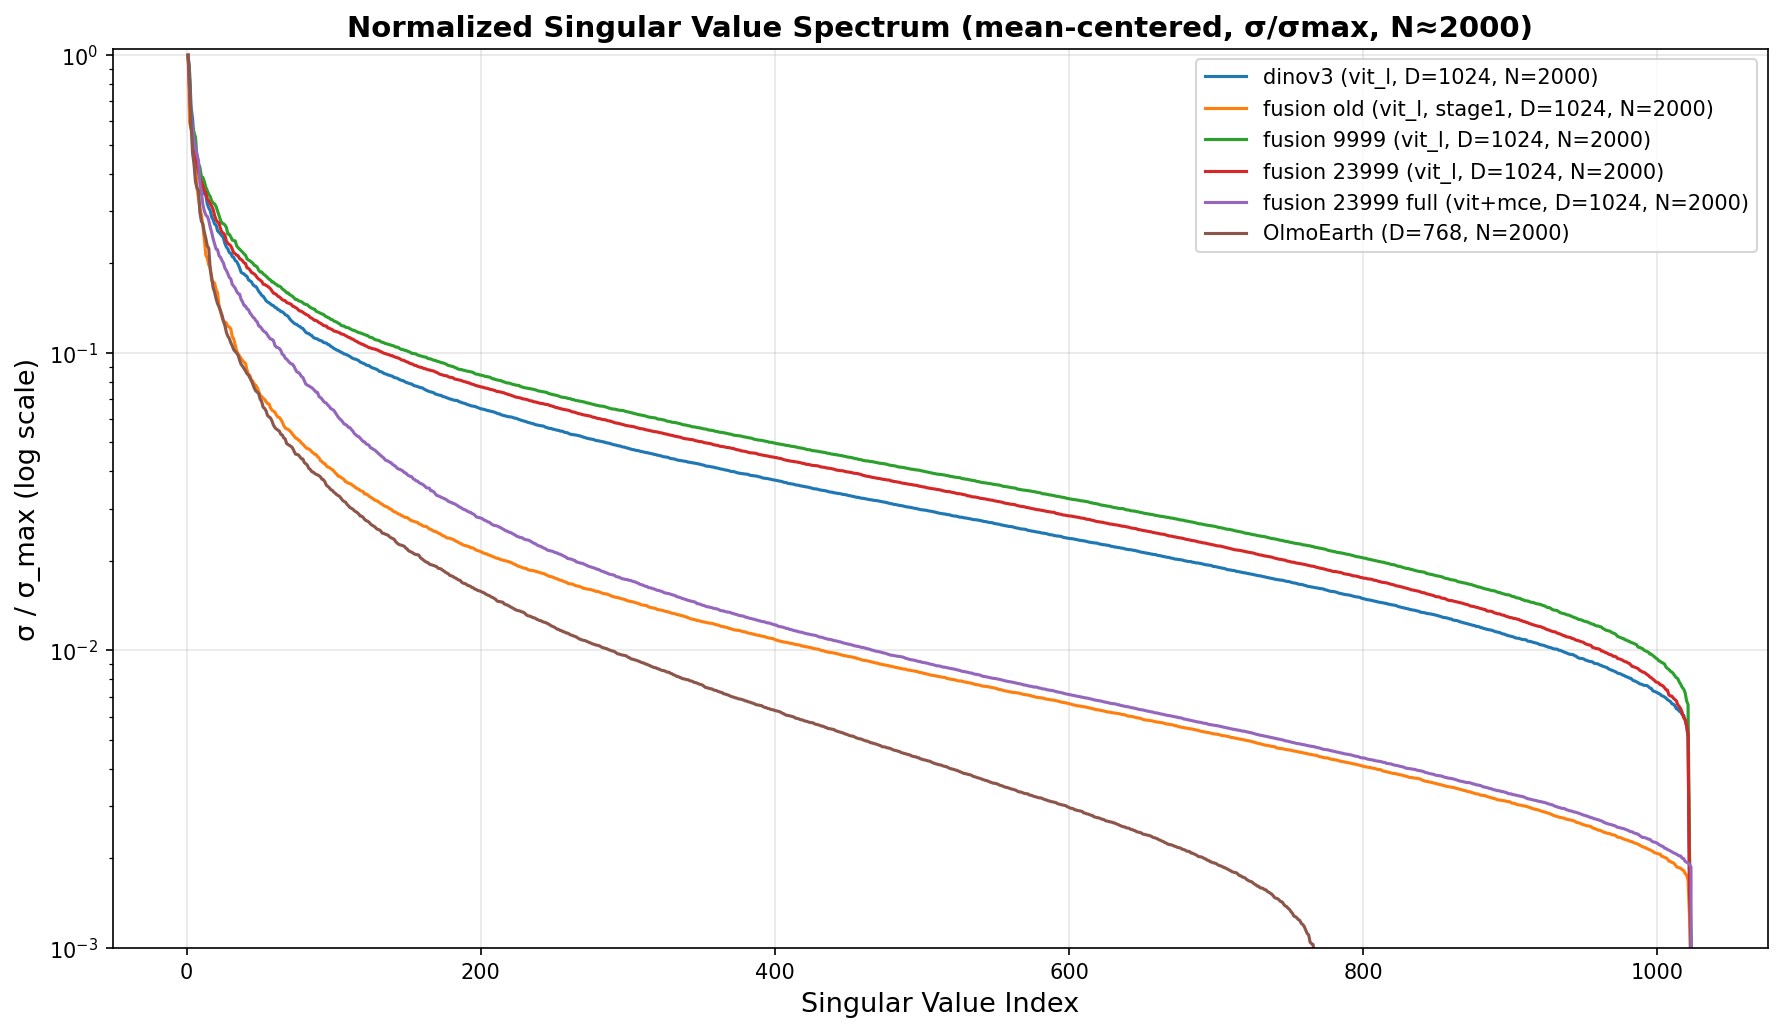

The script that saved this image:
"""
Task 3 — Singular Value Spectrum (σ/σmax, log-Y).
N=2000 per model: dinov3, fusion_old, fusion_9999, fusion_23999, fusion_full, OlmoEarth.
Mean-center, SVD, normalize by σ_max, plot. Features cached to .pt.
"""

import sys
import types
import random
import glob
import os
import numpy as np
import pandas as pd
import torch
import cv2
import matplotlib
matplotlib.use("Agg")
import matplotlib.pyplot as plt

SEED = 42
N_SAMPLES = 2000
random.seed(SEED)
np.random.seed(SEED)
torch.manual_seed(SEED)
torch.cuda.manual_seed_all(SEED)

sys.modules["dinov3.models.RS_vision_transformer"] = types.ModuleType("x")
eu = types.ModuleType("dinov3.eval.utils")
eu.ModelWithIntermediateLayers = type("M", (), {})
sys.modules["dinov3.eval.utils"] = eu
sys.path.insert(0, "/mnt/ht2-nas2/00-model/00-limx/Codes/dinov3-main")
from dinov3.models.vision_transformer import vit_large
from dinov3.models.croma_vit_crosself_integration_opimize import MultiLayerCustomEncoder

_OLMO_ROOT = "/mnt/ht2-nas2/00-model/00-fb/olmo_test/olmoearth_inference_v2_1"
sys.path.insert(0, _OLMO_ROOT)

VITS_CKPT    = "/mnt/ht2-nas2/models/dinov3_vitl16_pretrain_lvd1689m-8aa4cbdd.pth"
FUSION_CKPT  = "/mnt/ht2-nas2/00-model/00-common/weights/20260709/weights.pth"
NEW_CKPT     = "/mnt/qh2-nas3/00-model/00-limx/Dinov3/ckpt/stage2+stage3-zhejiang/23999.pth"
NEW2_CKPT    = "/mnt/qh2-nas3/00-model/00-limx/Dinov3/ckpt/stage2+stage3-zhejiang/9999.pth"
OLMO_CKPT    = "/mnt/ht2-nas2/EO_test/model/OlmoEarth-v1-Base/weights.pth"
OLMO_H5_DIR  = "/mnt/ht2-nas2/00-model/00-fb/olmo_test/inference_data"
POTSDAM_DIR  = "/mnt/qh2-nas3/00-model/00-limx/datasets/potsdam/img_dir"
OUT_DIR      = "/mnt/qh2-nas3/00-model/00-fb/visualise"
CACHE_DIR    = os.path.join(OUT_DIR, "cache")
FUS_SIZE     = 480
FUS_GRID     = FUS_SIZE // 16

POTSDAM_MEAN = np.array([97.61828308705, 92.50345435337714, 85.8699012576488])
POTSDAM_STD  = np.array([36.295481104983764, 35.3808408869616, 36.78625007116312])

DEVICE = torch.device("cuda" if torch.cuda.is_available() else "cpu")
print(f"Device: {DEVICE}")
os.makedirs(CACHE_DIR, exist_ok=True)


def _unwrap_checkpoint(ckpt):
    if not isinstance(ckpt, dict):
        return ckpt
    for c in ("model", "state_dict", "teacher", "student"):
        if c in ckpt and isinstance(ckpt[c], dict):
            return ckpt[c]
    return ckpt


def load_potsdam_image(filepath, img_size=512):
    img = cv2.cvtColor(cv2.imread(filepath, cv2.IMREAD_COLOR), cv2.COLOR_BGR2RGB)
    img = cv2.resize(img, (img_size, img_size), interpolation=cv2.INTER_LINEAR)
    img = img.astype(np.float32)
    img = (img - POTSDAM_MEAN) / POTSDAM_STD
    return torch.from_numpy(img).float().permute(2, 0, 1).unsqueeze(0)


def build_dinov3(img_size=512):
    vit = vit_large(patch_size=16, img_size=img_size,
                    n_storage_tokens=4, layerscale_init=1e-5)
    ckpt = torch.load(VITS_CKPT, map_location="cpu", weights_only=False)
    ckpt = _unwrap_checkpoint(ckpt)
    info = vit.load_state_dict(ckpt, strict=False)
    print(f"[dinov3] matched={len(ckpt)-len(info.unexpected_keys)} "
          f"missing={len(info.missing_keys)} unexpected={len(info.unexpected_keys)}")
    return vit.to(DEVICE).eval()


def build_fusion_old(img_size=512):
    vit = vit_large(patch_size=16, img_size=img_size,
                    n_storage_tokens=0, layerscale_init=1e-5)
    ckpt = torch.load(FUSION_CKPT, map_location="cpu", weights_only=False)
    ckpt = _unwrap_checkpoint(ckpt)
    sd = {k[len("backbone."):]: v for k, v in ckpt.items()
          if isinstance(v, torch.Tensor) and k.startswith("backbone.")}
    info = vit.load_state_dict(sd, strict=False)
    print(f"[fusion_old] matched={len(sd)-len(info.unexpected_keys)} "
          f"missing={len(info.missing_keys)} unexpected={len(info.unexpected_keys)}")
    return vit.to(DEVICE).eval()


def build_fusion_23999(img_size=512):
    vit = vit_large(patch_size=16, img_size=img_size,
                    n_storage_tokens=4, layerscale_init=1e-5)
    ckpt = torch.load(NEW_CKPT, map_location="cpu", weights_only=False)
    sd = {k[len("backbone."):]: v for k, v in ckpt.items()
          if isinstance(v, torch.Tensor) and k.startswith("backbone.")}
    info = vit.load_state_dict(sd, strict=False)
    print(f"[fusion_23999] matched={len(sd)-len(info.unexpected_keys)} "
          f"missing={len(info.missing_keys)} unexpected={len(info.unexpected_keys)}")
    return vit.to(DEVICE).eval()


def build_fusion_9999(img_size=512):
    vit = vit_large(patch_size=16, img_size=img_size,
                    n_storage_tokens=4, layerscale_init=1e-5)
    ckpt = torch.load(NEW2_CKPT, map_location="cpu", weights_only=False)
    sd = {k[len("backbone."):]: v for k, v in ckpt.items()
          if isinstance(v, torch.Tensor) and k.startswith("backbone.")}
    info = vit.load_state_dict(sd, strict=False)
    print(f"[fusion_9999] matched={len(sd)-len(info.unexpected_keys)} "
          f"missing={len(info.missing_keys)} unexpected={len(info.unexpected_keys)}")
    return vit.to(DEVICE).eval()


def build_fusion_full():
    vit = vit_large(patch_size=16, img_size=FUS_SIZE,
                    n_storage_tokens=4, layerscale_init=1e-5)
    mce = MultiLayerCustomEncoder(dim=1024, depth=3, num_heads=8,
                                  num_patches_q=FUS_GRID ** 2,
                                  num_patches_kv=144, ff_mult=4)
    ckpt = torch.load(NEW_CKPT, map_location="cpu", weights_only=False)
    sd_vit = {k[len("backbone."):]: v for k, v in ckpt.items()
              if isinstance(v, torch.Tensor) and k.startswith("backbone.")}
    sd_mce = {k[len("fusion_backbone."):]: v for k, v in ckpt.items()
              if isinstance(v, torch.Tensor) and k.startswith("fusion_backbone.")}
    vi = vit.load_state_dict(sd_vit, strict=False)
    mi = mce.load_state_dict(sd_mce, strict=False)
    print(f"[fusion_full] vit={len(sd_vit)-len(vi.unexpected_keys)} "
          f"mce={len(sd_mce)-len(mi.unexpected_keys)}")
    return vit.to(DEVICE).eval(), mce.to(DEVICE).eval()


def _extract_vit_global_batched(vit, img_size, filepaths, batch_size=64):
    last_block = 23
    feats = []
    n = len(filepaths)
    for start in range(0, n, batch_size):
        end = min(start + batch_size, n)
        xs = [load_potsdam_image(fp, img_size).to(DEVICE, non_blocking=True)
              for fp in filepaths[start:end]]
        x_batch = torch.cat(xs, dim=0)
        with torch.no_grad(), torch.autocast("cuda", torch.bfloat16):
            out = vit.get_intermediate_layers(
                x_batch, n=[last_block],
                return_class_token=True, reshape=False, norm=True)
        _, cls_tok = out[0]
        for b in range(cls_tok.shape[0]):
            feats.append(cls_tok[b].cpu())
        if end % 400 == 0 or end >= n:
            print(f"  potsdam: {end}/{n}")
    return torch.stack(feats)


def extract_dinov3_global(vit, img_size, filepaths):
    return _extract_vit_global_batched(vit, img_size, filepaths)


def extract_fusion_old_global(vit, img_size, filepaths):
    return _extract_vit_global_batched(vit, img_size, filepaths)


def extract_fusion_23999_global(vit, img_size, filepaths):
    return _extract_vit_global_batched(vit, img_size, filepaths)


def extract_fusion_9999_global(vit, img_size, filepaths):
    return _extract_vit_global_batched(vit, img_size, filepaths)


def extract_fusion_full_global(vit, mce, filepaths, batch_size=64):
    N = len(filepaths)
    feats = []
    for start in range(0, N, batch_size):
        end = min(start + batch_size, N)
        xs = [load_potsdam_image(fp, FUS_SIZE).to(DEVICE, non_blocking=True)
              for fp in filepaths[start:end]]
        x_batch = torch.cat(xs, dim=0)
        B = x_batch.shape[0]
        with torch.no_grad(), torch.autocast("cuda", torch.bfloat16):
            g_patch, _ = vit.get_intermediate_layers(
                x_batch, n=[23], return_class_token=True, norm=True, reshape=False)[0]
            ctx = mce.fusion_mask_token.expand(B, mce.num_patches_kv, -1)
            ctx = ctx.to(dtype=g_patch.dtype, device=g_patch.device)
            bias = mce.attn_bias.to(dtype=g_patch.dtype, device=g_patch.device)
            cbias = mce.cross_attn_bias.to(dtype=g_patch.dtype, device=g_patch.device)
            cscale = mce.cross_scale.to(dtype=g_patch.dtype, device=g_patch.device)
            x = g_patch
            for block in mce.blocks:
                x = x + block["self_attn"](x, bias)
                x = x + cscale * block["cross_attn"](x, ctx, cbias)
                x = x + block["ffn"](x)
            x = mce.norm_out(x)
        global_feat = x.mean(dim=1).cpu()
        feats.append(global_feat)
        if end % 400 == 0 or end >= N:
            print(f"  fusion_full: {end}/{N}")
    return torch.cat(feats, dim=0)[:N]


def build_olmoearth():
    from dataload.model import load_model_direct, load_model_with_weights
    model = load_model_direct()
    model = model.to(DEVICE)
    model.eval()
    model = load_model_with_weights(model, OLMO_CKPT)
    return model


def _build_olmo_metadata_csv(sample_indices):
    rows = [{"sample_index": idx, "sentinel2_l2a": 1,
             "sentinel1": 1, "landsat": 1} for idx in sample_indices]
    df = pd.DataFrame(rows)
    csv_path = f"{OUT_DIR}/olmo_metadata_tmp.csv"
    df.to_csv(csv_path, index=False)
    return csv_path


def extract_olmoearth_global(model, h5_indices, batch_size=2):
    from torch.utils.data import DataLoader
    from dataload.h5_loader import MultiModalEarthDataset, multimodal_collate_fn

    metadata_csv = _build_olmo_metadata_csv(h5_indices)
    dataset = MultiModalEarthDataset(
        metadata_csv, OLMO_H5_DIR, patch_size=4, normalize_strategy="predefined")
    loader = DataLoader(dataset, batch_size=batch_size, collate_fn=multimodal_collate_fn,
                        shuffle=False, num_workers=0)

    feats = []
    processed = 0
    total = len(h5_indices)
    for sample in loader:
        sample = sample.to_device(DEVICE)
        with torch.no_grad(), torch.autocast("cuda", torch.bfloat16):
            output = model(sample, fast_pass=True, patch_size=4)
        tokens_and_masks = output["tokens_and_masks"]

        modality_pools = []
        for mod_name in tokens_and_masks.modalities:
            mod_features = getattr(tokens_and_masks, mod_name)
            pooled = mod_features.mean(dim=[3, 4])
            modality_pools.append(pooled)
        fused = torch.stack(modality_pools).mean(dim=0)
        global_feat = fused.mean(dim=[1, 2])
        feats.append(global_feat.cpu())

        processed += global_feat.shape[0]
        if processed % 200 == 0 or processed >= total:
            print(f"  olmoearth: {processed}/{total}")

    return torch.cat(feats, dim=0)[:total]


def _load_or_extract(cache_path, extract_fn, label=""):
    if os.path.exists(cache_path):
        F = torch.load(cache_path, map_location="cpu")
        print(f"  {label}: loaded cached {tuple(F.shape)}")
        return F
    F = extract_fn()
    torch.save(F, cache_path)
    print(f"  {label}: cached to {cache_path}")
    return F


def main():
    ck = f"seed{SEED}_n{N_SAMPLES}"

    all_imgs = sorted(glob.glob(f"{POTSDAM_DIR}/train/*.png") +
                      glob.glob(f"{POTSDAM_DIR}/val/*.png"))
    all_h5 = sorted(glob.glob(f"{OLMO_H5_DIR}/sample_*.h5"))
    h5_indices = sorted([int(f.rsplit("_", 1)[-1].split(".")[0]) for f in all_h5])

    rng = random.Random(SEED)
    img_paths = rng.sample(all_imgs, N_SAMPLES)
    olmo_indices = rng.sample(h5_indices, min(N_SAMPLES, len(h5_indices)))
    N_olmo = len(olmo_indices)

    print(f"Potsdam: {len(all_imgs)} → {N_SAMPLES}")
    print(f"Olmo:    {len(h5_indices)} → {N_olmo}")

    print("\n=== dinov3 ===")
    F_dino = _load_or_extract(
        f"{CACHE_DIR}/F_dino_{ck}.pt",
        lambda: extract_dinov3_global(build_dinov3(512), 512, img_paths),
        label="dinov3")
    print(f"  {tuple(F_dino.shape)}")
    if DEVICE.type == "cuda": torch.cuda.empty_cache()

    print("\n=== fusion_old ===")
    F_fold = _load_or_extract(
        f"{CACHE_DIR}/F_fusion_old_{ck}.pt",
        lambda: extract_fusion_old_global(build_fusion_old(512), 512, img_paths),
        label="fusion_old")
    print(f"  {tuple(F_fold.shape)}")
    if DEVICE.type == "cuda": torch.cuda.empty_cache()

    print("\n=== fusion_9999 ===")
    F_f9999 = _load_or_extract(
        f"{CACHE_DIR}/F_fusion_9999_{ck}.pt",
        lambda: extract_fusion_9999_global(build_fusion_9999(512), 512, img_paths),
        label="fusion_9999")
    print(f"  {tuple(F_f9999.shape)}")
    if DEVICE.type == "cuda": torch.cuda.empty_cache()

    print("\n=== fusion_23999 ===")
    F_f2399 = _load_or_extract(
        f"{CACHE_DIR}/F_fusion_new_{ck}.pt",
        lambda: extract_fusion_23999_global(build_fusion_23999(512), 512, img_paths),
        label="fusion_23999")
    print(f"  {tuple(F_f2399.shape)}")
    if DEVICE.type == "cuda": torch.cuda.empty_cache()

    print("\n=== fusion_full ===")
    F_fufu = _load_or_extract(
        f"{CACHE_DIR}/F_fusion_full_{ck}.pt",
        lambda: extract_fusion_full_global(*build_fusion_full(), img_paths),
        label="fusion_full")
    print(f"  {tuple(F_fufu.shape)}")
    if DEVICE.type == "cuda": torch.cuda.empty_cache()

    print("\n=== OlmoEarth ===")
    F_olmo = _load_or_extract(
        f"{CACHE_DIR}/F_olmo_{ck}.pt",
        lambda: extract_olmoearth_global(build_olmoearth(), olmo_indices),
        label="olmoearth")
    print(f"  {tuple(F_olmo.shape)}")
    if DEVICE.type == "cuda": torch.cuda.empty_cache()

    def svd_spectrum(F, name):
        Fc = F - F.mean(dim=0, keepdim=True)
        print(f"  {name}: shape={tuple(F.shape)}, centering done")
        U, S, Vh = torch.linalg.svd(Fc.float(), full_matrices=False)
        S = S / S[0]
        print(f"  {name}: σ/σmax ∈ [{S[-1].item():.6e}, 1], len={len(S)}")
        return S.numpy()

    S_dino  = svd_spectrum(F_dino,  "dinov3")
    S_fold  = svd_spectrum(F_fold,  "fusion_old")
    S_f9999 = svd_spectrum(F_f9999, "fusion_9999")
    S_f2399 = svd_spectrum(F_f2399, "fusion_23999")
    S_fufu  = svd_spectrum(F_fufu,  "fusion_full")
    S_olmo  = svd_spectrum(F_olmo,  "OlmoEarth")

    fig, ax = plt.subplots(1, 1, figsize=(12, 7))

    ax.plot(np.arange(1, len(S_dino) + 1),  S_dino,
            label=f"dinov3 (vit_l, D=1024, N={N_SAMPLES})", lw=1.5)
    ax.plot(np.arange(1, len(S_fold) + 1),  S_fold,
            label=f"fusion old (vit_l, stage1, D=1024, N={N_SAMPLES})", lw=1.5)
    ax.plot(np.arange(1, len(S_f9999) + 1), S_f9999,
            label=f"fusion 9999 (vit_l, D=1024, N={N_SAMPLES})", lw=1.5)
    ax.plot(np.arange(1, len(S_f2399) + 1), S_f2399,
            label=f"fusion 23999 (vit_l, D=1024, N={N_SAMPLES})", lw=1.5)
    ax.plot(np.arange(1, len(S_fufu) + 1),  S_fufu,
            label=f"fusion 23999 full (vit+mce, D=1024, N={N_SAMPLES})", lw=1.5)
    ax.plot(np.arange(1, len(S_olmo) + 1),  S_olmo,
            label=f"OlmoEarth (D=768, N={N_olmo})", lw=1.5)

    all_S = np.concatenate([S_dino, S_fold, S_f9999, S_f2399, S_fufu, S_olmo])
    y_min = all_S.min()
    # ax.set_ylim(bottom=y_min * 0.8, top=1.05)
    ax.set_ylim(bottom=1e-3, top=1.05)
    ax.set_yscale("log")
    ax.set_xlabel("Singular Value Index", fontsize=13)
    ax.set_ylabel("σ / σ_max (log scale)", fontsize=13)
    ax.set_title(f"Normalized Singular Value Spectrum (mean-centered, σ/σmax, N≈{N_SAMPLES})",
                 fontsize=14, fontweight="bold")
    ax.legend(fontsize=10)
    ax.grid(True, alpha=0.3)

    plt.tight_layout()
    out_path = f"{OUT_DIR}/task3_svd_spectrum.png"
    plt.savefig(out_path, dpi=150, bbox_inches="tight", facecolor="white")
    print(f"\nSaved: {out_path}")
    print(f"Cached in: {CACHE_DIR}")


if __name__ == "__main__":
    main()
